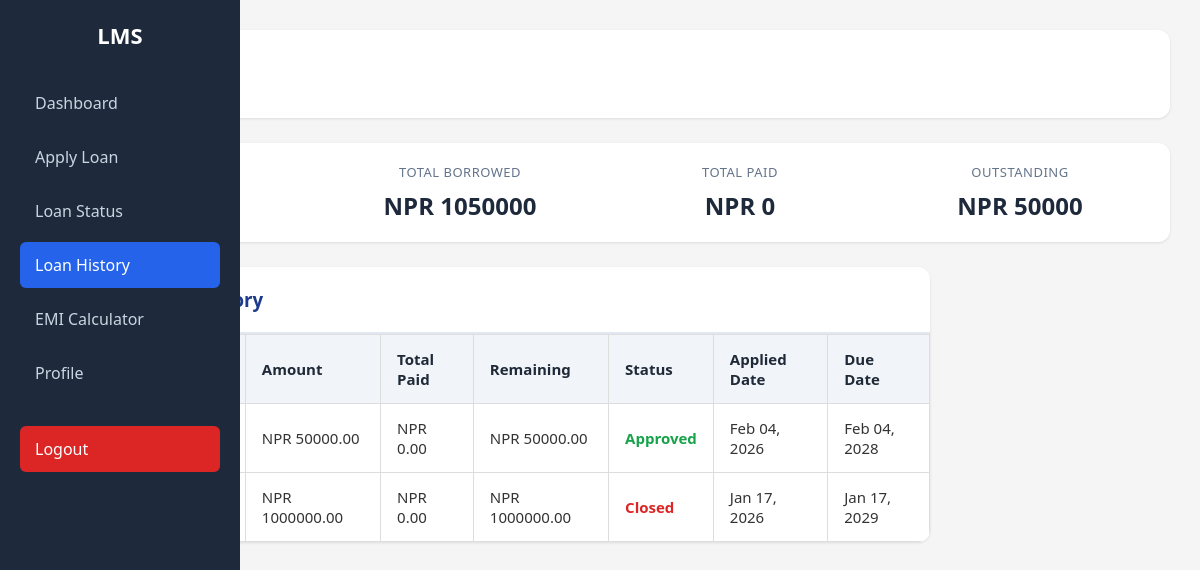
/loan-history/ (signed in), run on the app's committed database.
### core/models.py (models this page shows, shortened)
class Loan(models.Model):
    member = models.ForeignKey(Member, on_delete=models.CASCADE)
    loan_type = models.CharField(max_length=50, blank=True)
    amount = models.DecimalField(max_digits=10, decimal_places=2)
    duration_months = models.IntegerField(default=12)
    interest_rate = models.DecimalField(max_digits=5, decimal_places=2)
    purpose = models.TextField(blank=True)
    issued_date = models.DateField(auto_now_add=True)
    due_date = models.DateField()
    monthly_income = models.DecimalField(max_digits=10, decimal_places=2, null=True, blank=True)
    employment_type = models.CharField(max_length=50, blank=True)
    existing_loans = models.CharField(max_length=10, blank=True)
    repayment_method = models.CharField(max_length=50, blank=True)
    remarks = models.TextField(blank=True)
    personal_reason = models.CharField(max_length=100, blank=True, null=True)
    existing_emi = models.DecimalField(max_digits=10, decimal_places=2, null=True, blank=True)
    property_type = models.CharField(max_length=50, blank=True, null=True)
    property_value = models.DecimalField(max_digits=12, decimal_places=2, null=True, blank=True)
    property_location = models.CharField(max_length=200, blank=True, null=True)
    construction_status = models.CharField(max_length=50, blank=True, null=True)
    property_documents = models.FileField(upload_to='loan_documents/', blank=True, null=True)
    co_applicant_name = models.CharField(max_length=100, blank=True, null=True)
    co_applicant_relation = models.CharField(max_length=50, blank=True, null=True)
    student_name = models.CharField(max_length=100, blank=True, null=True)
    course_name = models.CharField(max_length=200, blank=True, null=True)
    institution_name = models.CharField(max_length=200, blank=True, null=True)
    institution_location = models.CharField(max_length=100, blank=True, null=True)
    course_duration = models.IntegerField(null=True, blank=True)
    admission_letter = models.FileField(upload_to='loan_documents/', blank=True, null=True)
    guardian_name = models.CharField(max_length=100, blank=True, null=True)
    guardian_income = models.DecimalField(max_digits=10, decimal_places=2, null=True, blank=True)
    business_name = models.CharField(max_length=200, blank=True, null=True)
    business_type = models.CharField(max_length=100, blank=True, null=True)
    business_registration = models.CharField(max_length=100, blank=True, null=True)
    business_age = models.IntegerField(null=True, blank=True)
    annual_turnover = models.DecimalField(max_digits=12, decimal_places=2, null=True, blank=True)
    business_plan = models.FileField(upload_to='loan_documents/', blank=True, null=True)
    business_address = models.TextField(blank=True, null=True)
    farm_size = models.DecimalField(max_digits=8, decimal_places=2, null=True, blank=True)
    farming_type = models.CharField(max_length=100, blank=True, null=True)
    land_ownership = models.CharField(max_length=50, blank=True, null=True)
    crop_type = models.CharField(max_length=200, blank=True, null=True)
    land_documents = models.FileField(upload_to='loan_documents/', blank=True, null=True)
    irrigation_facility = models.CharField(max_length=20, blank=True, null=True)
    farming_experience = models.IntegerField(null=True, blank=True)
    status = models.CharField(
        max_length=20,
        choices=[
            ('pending', 'Pending'),
            ('approved', 'Approved'),
            ('closed', 'Closed'),
        ],
        default='pending'
    )

### core/views.py (the view)
# urls.py: path('loan-history/', views.loan_history, name='loan_history'),
@login_required
def loan_history(request):
    member = get_object_or_404(Member, user=request.user)
    loans = Loan.objects.filter(member=member).order_by('-issued_date')
    total_borrowed = Decimal('0')
    total_paid_all = Decimal('0')
    total_outstanding = Decimal('0')
    loan_data = []
    for loan in loans:
        total_paid = Payment.objects.filter(loan=loan).aggregate(
            total=Sum('amount_paid')
        )['total']
        total_paid = Decimal('0') if total_paid is None else total_paid
        remaining = loan.amount - total_paid
        total_borrowed += loan.amount
        total_paid_all += total_paid
        if loan.status == 'approved':
            total_outstanding += remaining
        loan_data.append({
            'loan': loan,
            'total_paid': total_paid,
            'remaining': remaining,
            'payments': Payment.objects.filter(loan=loan).order_by('-payment_date')
        })
    context = {
        'loan_data': loan_data,
        'total_borrowed': total_borrowed,
        'total_paid_all': total_paid_all,
        'total_outstanding': total_outstanding,
    }
    return render(request, 'core/loan_history.html', context)

### core/templates/core/loan_history.html (shortened to what this page needs)
{% load static %}
<link rel="stylesheet" href="{% static 'core/userdash.css' %}">
<!DOCTYPE html>
<html>
<head>
</head>
<body>
<div class="sidebar">
  <h2>LMS</h2>
  <a href="{% url 'user_dashboard' %}">Dashboard</a>
  <a href="{% url 'apply_loan' %}">Apply Loan</a>
  <a href="{% url 'loan_status' %}">Loan Status</a>
  <a class="active" href="{% url 'loan_history' %}">Loan History</a>
  <a href="{% url 'emi_calculator' %}">EMI Calculator</a>
  <a href="{% url 'profile' %}">Profile</a>
  <a href="{% url 'logout' %}" class="logout-btn">Logout</a>
</div>
<div class="main">
  <div class="topbar">
    <h2>Loan History</h2>
  </div>
  <div class="summary-box">
    <div class="summary-grid">
      <div class="summary-item">
        <div class="summary-label">Total Loans</div>
        <div class="summary-value">{{ loan_data|length }}</div>
      </div>
      <div class="summary-item">
        <div class="summary-label">Total Borrowed</div>
        <div class="summary-value">NPR {{ total_borrowed|floatformat:0|default:"0" }}</div>
      </div>
      <div class="summary-item">
        <div class="summary-label">Total Paid</div>
        <div class="summary-value">NPR {{ total_paid_all|floatformat:0|default:"0" }}</div>
      </div>
      <div class="summary-item">
        <div class="summary-label">Outstanding</div>
        <div class="summary-value">NPR {{ total_outstanding|floatformat:0|default:"0" }}</div>
      </div>
    </div>
  </div>
  <section class="section">
    <h3 style="padding: 20px; margin: 0; border-bottom: 2px solid #e2e8f0;">Complete Loan History</h3>
    {% if loan_data %}
    <table>
      <thead>
        <tr>
          <th>Loan ID</th>
          <th>Loan Type</th>
          <th>Amount</th>
          <th>Total Paid</th>
          <th>Remaining</th>
          <th>Status</th>
          <th>Applied Date</th>
          <th>Due Date</th>
        </tr>
      </thead>
      <tbody>
        {% for item in loan_data %}
        <tr>
          <td>#LN{{ item.loan.id|stringformat:"04d" }}</td>
          <td>{{ item.loan.loan_type|default:"General Loan" }}</td>
          <td>NPR {{ item.loan.amount|floatformat:2 }}</td>
          <td>NPR {{ item.total_paid|floatformat:2 }}</td>
          <td>NPR {{ item.remaining|floatformat:2 }}</td>
          <td>
            {% if item.remaining == 0 and item.loan.status == 'approved' %}
              <span class="status paid">Fully Paid</span>
            {% else %}
              <span class="status {{ item.loan.status }}">{{ item.loan.status|capfirst }}</span>
            {% endif %}
          </td>
          <td>{{ item.loan.issued_date|date:"M d, Y" }}</td>
          <td>{{ item.loan.due_date|date:"M d, Y" }}</td>
        </tr>
        {% endfor %}
      </tbody>
    </table>
    {% endif %}
  </section>
</div>
</body>
</html>

### core/static/core/userdash.css (style rules this page uses)
* { margin: 0; padding: 0; box-sizing: border-box; font-family: "Segoe UI", Tahoma, Geneva, Verdana, sans-serif; }
body { display: flex; min-height: 100vh; background: #f4f6f9; color: #333; }
.sidebar { width: 240px; background: #1e293b; color: #fff; padding: 20px; position: fixed; height: 100vh; }
.sidebar h2 { text-align: center; margin-bottom: 30px; font-size: 22px; }
.sidebar a { display: block; padding: 12px 15px; color: #cbd5e1; text-decoration: none; border-radius: 6px; margin-bottom: 8px; transition: 0.3s; }
.sidebar a:hover, .sidebar a.active { background: #2563eb; color: #fff; }
.logout-btn { margin-top: 30px; background: #dc2626; color: white !important; }
.main { margin-left: 240px; padding: 30px; flex: 1; }
.topbar { background: white; padding: 15px 20px; margin-bottom: 20px; border-radius: 10px; box-shadow: 0px 2px 5px rgba(0,0,0,0.1); }
.topbar h2 { font-size: 20px; font-weight: 600; }
.section { background: white; max-width: 900px; padding: 30px; margin-bottom: 30px; border-radius: 12px; box-shadow: 0 10px 25px rgba(0, 0, 0, 0.1); }
.section h3 { margin-bottom: 15px; color: #1e3a8a; }
table { width: 100%; border-collapse: collapse; }
table th, table td { padding: 12px; border: 1px solid #ddd; text-align: center; }
table th { background: #f1f5f9; color: #1e3a8a; }

### core/templates/core/loan_history.html (style rules this page uses)
body { margin: 0; padding: 0; font-family: Arial, sans-serif; background-color: #f5f5f5; }
.main { margin-left: 0px; padding: 30px; min-height: 100vh; }
.topbar { background: white; padding: 25px; border-radius: 12px; margin-bottom: 25px; box-shadow: 0 1px 3px rgba(0,0,0,0.1); }
.topbar h2 { color: #1e293b; font-size: 28px; margin: 0; }
.section { background: white; border-radius: 12px; box-shadow: 0 1px 3px rgba(0,0,0,0.1); overflow: hidden; padding: 0; }
.section table { width: 100%; border-collapse: collapse; background: #ffffff; }
.section th, .section td { padding: 14px 16px; text-align: left; font-size: 15px; }
.section th { background: #f1f5f9; color: #1f2937; font-weight: 600; }
.section tr { border-bottom: 1px solid #e5e7eb; }
.section tr:last-child { border-bottom: none; }
.status.approved { color: #16a34a; font-weight: 600; }
.status.rejected, .status.closed { color: #dc2626; font-weight: 600; }
.summary-box { background: white; padding: 20px; border-radius: 12px; margin-bottom: 25px; box-shadow: 0 1px 3px rgba(0,0,0,0.1); }
.summary-grid { display: grid; grid-template-columns: repeat(auto-fit, minmax(200px, 1fr)); gap: 20px; }
.summary-item { text-align: center; }
.summary-label { color: #64748b; font-size: 13px; text-transform: uppercase; letter-spacing: 0.5px; margin-bottom: 8px; }
.summary-value { color: #1e293b; font-size: 24px; font-weight: 700; }

### data on the page
Loan: loan.amount "50000.00", total_paid "0.00", remaining "50000.00", loan.status "Approved", loan.issued_date "Feb 04, 2026", loan.due_date "Feb 04, 2028"
Loan: loan.amount "1000000.00", total_paid "0.00", remaining "1000000.00", loan.status "Closed", loan.issued_date "Jan 17, 2026", loan.due_date "Jan 17, 2029"

### other printed values
{{ total_borrowed|floatformat:0|default:"0" }} "1050000"
{{ total_paid_all|floatformat:0|default:"0" }} "0"
{{ total_outstanding|floatformat:0|default:"0" }} "50000"
